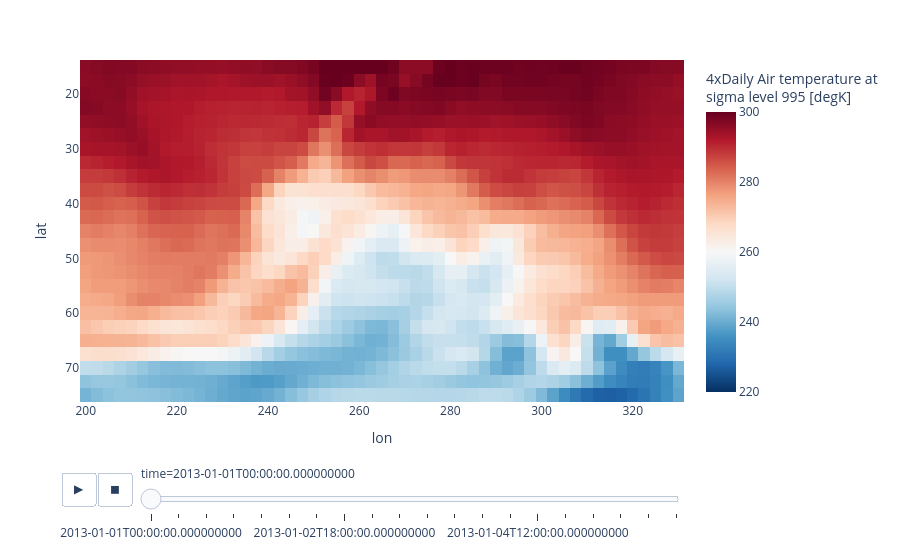

Notebook code cell kept with this figure:
### Markdown cell above
# Animations of xarray datasets

### Code cell
# Load xarray from dataset included in the xarray tutorial
ds = xr.tutorial.open_dataset('air_temperature').air[:20]
fig = px.imshow(ds, animation_frame='time', zmin=220, zmax=300, color_continuous_scale='RdBu_r')
fig.show()

### Figure 1 — Plotly figure (JSON) as saved in the notebook; plotly's stock layout.template omitted (floating-point values rounded to 4 significant figures; data arrays with more than 128 entries replaced by an {"elided": "..."} marker saying what was removed)
{"data": [{"coloraxis": "coloraxis", "hovertemplate": "lon: %{x}<br>lat: %{y}<br>4xDaily Air temperature at<br>sigma level 995 [degK]: %{z}<extra></extra>", "name": "0", "type": "heatmap", "x": [200.0, 202.5, 205.0, 207.5, 210.0, 212.5, 215.0, 217.5, 220.0, 222.5, 225.0, 227.5, 230.0, 232.5, 235.0, 237.5, 240.0, 242.5, 245.0, 247.5, 250.0, 252.5, 255.0, 257.5, 260.0, 262.5, 265.0, 267.5, 270.0, 272.5, 275.0, 277.5, 280.0, 282.5, 285.0, 287.5, 290.0, 292.5, 295.0, 297.5, 300.0, 302.5, 305.0, 307.5, 310.0, 312.5, 315.0, 317.5, 320.0, 322.5, 325.0, 327.5, 330.0], "xaxis": "x", "y": [75.0, 72.5, 70.0, 67.5, 65.0, 62.5, 60.0, 57.5, 55.0, 52.5, 50.0, 47.5, 45.0, 42.5, 40.0, 37.5, 35.0, 32.5, 30.0, 27.5, 25.0, 22.5, 20.0, 17.5, 15.0], "yaxis": "y", "z": {"elided": "25x53 float values"}}], "layout": {"coloraxis": {"cmax": 300, "cmin": 220, "colorbar": {"title": {"text": "4xDaily Air temperature at<br>sigma level 995 [degK]"}}, "colorscale": [[0.0, "rgb(5,48,97)"], [0.1, "rgb(33,102,172)"], [0.2, "rgb(67,147,195)"], [0.3, "rgb(146,197,222)"], [0.4, "rgb(209,229,240)"], [0.5, "rgb(247,247,247)"], [0.6, "rgb(253,219,199)"], [0.7, "rgb(244,165,130)"], [0.8, "rgb(214,96,77)"], [0.9, "rgb(178,24,43)"], [1.0, "rgb(103,0,31)"]]}, "margin": {"t": 60}, "sliders": [{"active": 0, "currentvalue": {"prefix": "time="}, "len": 0.9, "pad": {"b": 10, "t": 60}, "steps": [{"args": [["2013-01-01T00:00:00.000000000"], {"frame": {"duration": 0, "redraw": true}, "fromcurrent": true, "mode": "immediate", "transition": {"duration": 0, "easing": "linear"}}], "label": "2013-01-01T00:00:00.000000000", "method": "animate"}, {"args": [["2013-01-01T06:00:00.000000000"], {"frame": {"duration": 0, "redraw": true}, "fromcurrent": true, "mode": "immediate", "transition": {"duration": 0, "easing": "linear"}}], "label": "2013-01-01T06:00:00.000000000", "method": "animate"}, {"args": [["2013-01-01T12:00:00.000000000"], {"frame": {"duration": 0, "redraw": true}, "fromcurrent": true, "mode": "immediate", "transition": {"duration": 0, "easing": "linear"}}], "label": "2013-01-01T12:00:00.000000000", "method": "animate"}, {"args": [["2013-01-01T18:00:00.000000000"], {"frame": {"duration": 0, "redraw": true}, "fromcurrent": true, "mode": "immediate", "transition": {"duration": 0, "easing": "linear"}}], "label": "2013-01-01T18:00:00.000000000", "method": "animate"}, {"args": [["2013-01-02T00:00:00.000000000"], {"frame": {"duration": 0, "redraw": true}, "fromcurrent": true, "mode": "immediate", "transition": {"duration": 0, "easing": "linear"}}], "label": "2013-01-02T00:00:00.000000000", "method": "animate"}, {"args": [["2013-01-02T06:00:00.000000000"], {"frame": {"duration": 0, "redraw": true}, "fromcurrent": true, "mode": "immediate", "transition": {"duration": 0, "easing": "linear"}}], "label": "2013-01-02T06:00:00.000000000", "method": "animate"}, {"args": [["2013-01-02T12:00:00.000000000"], {"frame": {"duration": 0, "redraw": true}, "fromcurrent": true, "mode": "immediate", "transition": {"duration": 0, "easing": "linear"}}], "label": "2013-01-02T12:00:00.000000000", "method": "animate"}, {"args": [["2013-01-02T18:00:00.000000000"], {"frame": {"duration": 0, "redraw": true}, "fromcurrent": true, "mode": "immediate", "transition": {"duration": 0, "easing": "linear"}}], "label": "2013-01-02T18:00:00.000000000", "method": "animate"}, {"args": [["2013-01-03T00:00:00.000000000"], {"frame": {"duration": 0, "redraw": true}, "fromcurrent": true, "mode": "immediate", "transition": {"duration": 0, "easing": "linear"}}], "label": "2013-01-03T00:00:00.000000000", "method": "animate"}, {"args": [["2013-01-03T06:00:00.000000000"], {"frame": {"duration": 0, "redraw": true}, "fromcurrent": true, "mode": "immediate", "transition": {"duration": 0, "easing": "linear"}}], "label": "2013-01-03T06:00:00.000000000", "method": "animate"}, {"args": [["2013-01-03T12:00:00.000000000"], {"frame": {"duration": 0, "redraw": true}, "fromcurrent": true, "mode": "immediate", "transition": {"duration": 0, "easing": "linear"}}], "label": "2013-01-03T12:00:00.000000000", "method": "animate"}, {"args": [["2013-01-03T18:00:00.000000000"], {"frame": {"duration": 0, "redraw": true}, "fromcurrent": true, "mode": "immediate", "transition": {"duration": 0, "easing": "linear"}}], "label": "2013-01-03T18:00:00.000000000", "method": "animate"}, {"args": [["2013-01-04T00:00:00.000000000"], {"frame": {"duration": 0, "redraw": true}, "fromcurrent": true, "mode": "immediate", "transition": {"duration": 0, "easing": "linear"}}], "label": "2013-01-04T00:00:00.000000000", "method": "animate"}, {"args": [["2013-01-04T06:00:00.000000000"], {"frame": {"duration": 0, "redraw": true}, "fromcurrent": true, "mode": "immediate", "transition": {"duration": 0, "easing": "linear"}}], "label": "2013-01-04T06:00:00.000000000", "method": "animate"}, {"args": [["2013-01-04T12:00:00.000000000"], {"frame": {"duration": 0, "redraw": true}, "fromcurrent": true, "mode": "immediate", "transition": {"duration": 0, "easing": "linear"}}], "label": "2013-01-04T12:00:00.000000000", "method": "animate"}, {"args": [["2013-01-04T18:00:00.000000000"], {"frame": {"duration": 0, "redraw": true}, "fromcurrent": true, "mode": "immediate", "transition": {"duration": 0, "easing": "linear"}}], "label": "2013-01-04T18:00:00.000000000", "method": "animate"}, {"args": [["2013-01-05T00:00:00.000000000"], {"frame": {"duration": 0, "redraw": true}, "fromcurrent": true, "mode": "immediate", "transition": {"duration": 0, "easing": "linear"}}], "label": "2013-01-05T00:00:00.000000000", "method": "animate"}, {"args": [["2013-01-05T06:00:00.000000000"], {"frame": {"duration": 0, "redraw": true}, "fromcurrent": true, "mode": "immediate", "transition": {"duration": 0, "easing": "linear"}}], "label": "2013-01-05T06:00:00.000000000", "method": "animate"}, {"args": [["2013-01-05T12:00:00.000000000"], {"frame": {"duration": 0, "redraw": true}, "fromcurrent": true, "mode": "immediate", "transition": {"duration": 0, "easing": "linear"}}], "label": "2013-01-05T12:00:00.000000000", "method": "animate"}, {"args": [["2013-01-05T18:00:00.000000000"], {"frame": {"duration": 0, "redraw": true}, "fromcurrent": true, "mode": "immediate", "transition": {"duration": 0, "easing": "linear"}}], "label": "2013-01-05T18:00:00.000000000", "method": "animate"}], "x": 0.1, "xanchor": "left", "y": 0, "yanchor": "top"}], "updatemenus": [{"buttons": [{"args": [null, {"frame": {"duration": 500, "redraw": true}, "fromcurrent": true, "mode": "immediate", "transition": {"duration": 500, "easing": "linear"}}], "label": "&#9654;", "method": "animate"}, {"args": [[null], {"frame": {"duration": 0, "redraw": true}, "fromcurrent": true, "mode": "immediate", "transition": {"duration": 0, "easing": "linear"}}], "label": "&#9724;", "method": "animate"}], "direction": "left", "pad": {"r": 10, "t": 70}, "showactive": false, "type": "buttons", "x": 0.1, "xanchor": "right", "y": 0, "yanchor": "top"}], "xaxis": {"anchor": "y", "domain": [0.0, 1.0], "title": {"text": "lon"}}, "yaxis": {"anchor": "x", "autorange": "reversed", "domain": [0.0, 1.0], "title": {"text": "lat"}}}}
